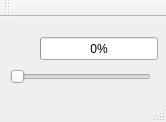
<?xml version="1.0" encoding="UTF-8"?>
<ui version="4.0">
 <class>MainWindow</class>
 <widget class="QMainWindow" name="MainWindow">
  <property name="geometry">
   <rect>
    <x>0</x>
    <y>0</y>
    <width>166</width>
    <height>122</height>
   </rect>
  </property>
  <property name="windowTitle">
   <string>MainWindow</string>
  </property>
  <widget class="QWidget" name="centralWidget">
   <widget class="QProgressBar" name="progressBar">
    <property name="geometry">
     <rect>
      <x>40</x>
      <y>20</y>
      <width>118</width>
      <height>23</height>
     </rect>
    </property>
    <property name="value">
     <number>0</number>
    </property>
   </widget>
   <widget class="QSlider" name="horizontalSlider">
    <property name="geometry">
     <rect>
      <x>10</x>
      <y>50</y>
      <width>141</width>
      <height>19</height>
     </rect>
    </property>
    <property name="maximum">
     <number>100</number>
    </property>
    <property name="orientation">
     <enum>Qt::Horizontal</enum>
    </property>
   </widget>
  </widget>
  <widget class="QMenuBar" name="menuBar">
   <property name="geometry">
    <rect>
     <x>0</x>
     <y>0</y>
     <width>166</width>
     <height>21</height>
    </rect>
   </property>
  </widget>
  <widget class="QToolBar" name="mainToolBar">
   <attribute name="toolBarArea">
    <enum>TopToolBarArea</enum>
   </attribute>
   <attribute name="toolBarBreak">
    <bool>false</bool>
   </attribute>
  </widget>
  <widget class="QStatusBar" name="statusBar"/>
 </widget>
 <layoutdefault spacing="6" margin="11"/>
 <resources/>
 <connections/>
</ui>
